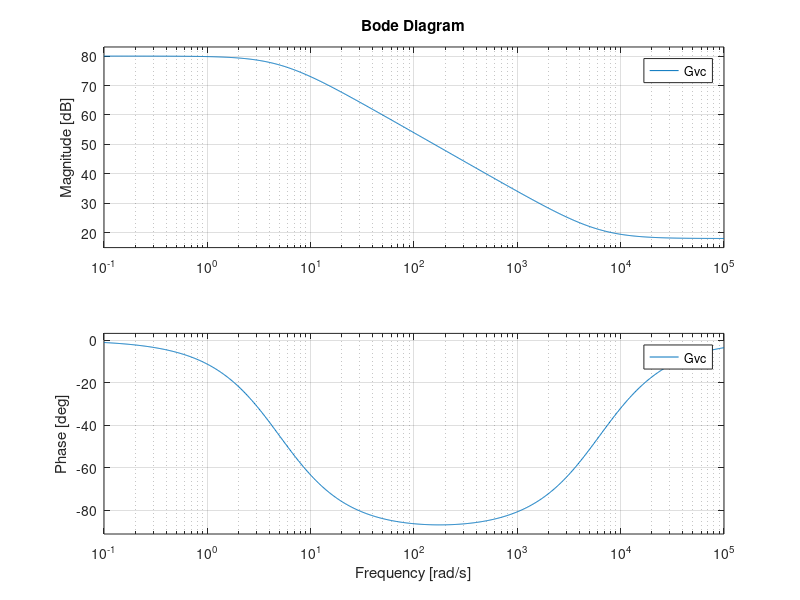

This chart was generated by the following MATLAB code:
clc
clear
Fs=10*10^(6);
Vref=1.8;
Io=5;
Vg=5;
L=1*10^(-6);
RL=15*10^(-3);
C=200*10^(-6);
ESR=.8;
H=1;
Rf=.1;
Rload=1000;

s=tf('s');
Z=(Rload*(ESR+1/(C*s)))/(Rload+ESR+1/(C*s));
%Gvc=Vo/Vc=Vo/(Io*Rf)=Z/Rf
Gvc=Z/Rf;
figure(1)
bode(Gvc);